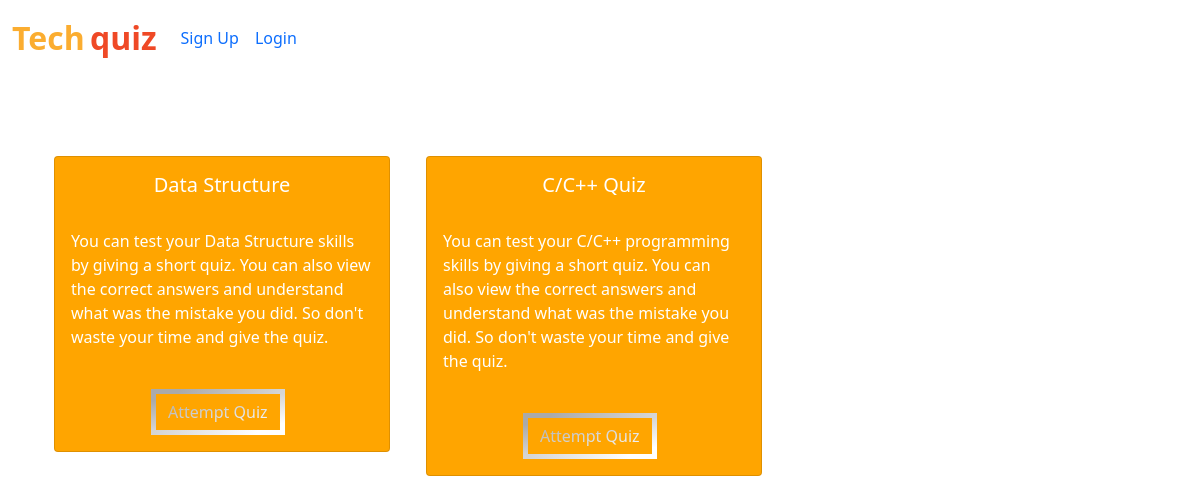
The page / on the database its author committed.
### home/models.py (models this page shows, shortened)
class Quiz(models.Model):
    name = models.CharField(max_length=50)
    desc = models.CharField(max_length=500)
    number_of_questions = models.IntegerField(default=1)
    time = models.IntegerField(help_text="Duration of the quiz in seconds", default="1")

### home/views.py (the view)
# urls.py: path("", views.index, name="index"),
def index(request):
    quiz = Quiz.objects.all()
    para = {'quiz' : quiz}
    return render(request, "index.html", para)

### home/templates/index.html (shortened to what this page needs)
{% extends 'base.html' %}
{% load static %}
{% block body %}
<br><br><br>
<div class="container">
  <div class="container mx-auto mt-2">
    <div class="row">
      {% for i in quiz %}
      <div class="col-md-4">
        <div class="card" style="width: 21rem;">
          <div class="card-body">
            <h5 class="card-title" style="text-align: center;">{{i.name}}</h5>
            <br>
            <p class="card-text">{{i.desc}}</p>
            <br>
            <button data-bs-target="#exampleModal" data-bs-toggle="modal" data-time="{{i.time}}"
              data-questions="{{i.number_of_questions}}" data-name="{{i.name}}" data-id="{{i.id}}" id="btn"
              style="justify-content: center;" class="attempt btn mr-2 modal-button">Attempt
              Quiz</button>
          </div>
        </div>
      </div>
      {% endfor %}
    </div>
  </div>
</div>
{% endblock %}

### home/templates/base.html (shortened to what this page needs)
<!doctype html>
<html lang="en">
  <head>
    <link href="https://cdn.jsdelivr.net/npm/bootstrap@5.0.2/dist/css/bootstrap.min.css" rel="stylesheet">
  </head>
  <body>
    <nav class="navbar navbar-expand-lg">
        <div class="container-fluid">
          <a class="navbar-brand" href="/"><span class="head1">Tech</span> <span class="head2">quiz</span></a>
          <div class="collapse navbar-collapse" id="navbarSupportedContent">
              {% if user.is_authenticated %}
              <ul class="navbar-nav me-auto mb-2 mb-lg-0">
                <li class="nav-item">
                  <a class="nav-link" href="#">Welcome {{request.user}}</a>
                </li>
                <li class="nav-item">
                    <a class="nav-link" href="/logout">Logout</a>
                  </li>
                  {% if user.is_superuser %}
                  <div class="collapse navbar-collapse" id="navbarNavDarkDropdown">
                    <ul class="navbar-nav">
                      <li class="nav-item dropdown">
                        <a class="nav-link dropdown-toggle" href="#" id="navbarDarkDropdownMenuLink" role="button" data-bs-toggle="dropdown" aria-expanded="false">
                          Admin
                        </a>
                        <ul class="dropdown-menu " aria-labelledby="navbarDarkDropdownMenuLink">
                          <li><a class="dropdown-item" href="/add_quiz/">Add Quiz</a></li>
                          <li><a class="dropdown-item" href="/add_question/">Add Questions</a></li>
                          <li><a class="dropdown-item" href="/results/">Results of the Users</a></li>
                        </ul>
                      </li>
                    </ul>
                  </div>
                  {% endif %}
              </ul>
              {% else %}
            <ul class="navbar-nav me-auto mb-2 mb-lg-0">
              <li class="nav-item">
                <a class="nav-link" href="/signup">Sign Up</a>
              </li>
              <li class="nav-item">
                <a class="nav-link" href="/login">Login</a>
              </li>
            </ul>
            {% endif %}
          </div>
        </div>
      </nav>
      {% block body %} {% endblock %}
  </body>
</html>

### home/templates/index.html (style rules this page uses)
.attempt { --gradient: linear-gradient(to left top, #ffffff 10%, #aaaaaa 90%) !important; }
body { background: #FFFFFF; }
.card { background: #FFA500; color: #ffffff; }
#btn { border: 5px solid; color: #ffffff; border-image-slice: 1; background: var(--gradient) !important; -webkit-background-clip: text !important; -webkit-text-fill-color: transparent !important; border-image-source: var(--gradient) !important; text-decoration: none; position: relative; left: 80px; }
.head1 { color: #FBAD30; font-size: 2rem; font-weight: bold; height: 50px; }
.head2 { color: #EF4926; font-size: 2rem; font-weight: bold; }
.container-fluid { height: 60px; }

### rows shown on the page
Quiz: name "Data Structure", desc "You can test your Data Structure skills by giving a short quiz. You can also view the correct answers and understand what was the mistake you did. So don't waste your time and give the quiz."
Quiz: name "C/C++ Quiz", desc "You can test your C/C++ programming skills by giving a short quiz. You can also view the correct answers and understand what was the mistake you did. So don't waste your time and give the quiz."
